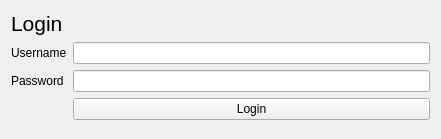
<?xml version="1.0" encoding="UTF-8"?>
<ui version="4.0">
 <class>Form</class>
 <widget class="QWidget" name="Form">
  <property name="geometry">
   <rect>
    <x>0</x>
    <y>0</y>
    <width>441</width>
    <height>139</height>
   </rect>
  </property>
  <property name="windowTitle">
   <string>Port - Login</string>
  </property>
  <property name="locale">
   <locale language="English" country="UnitedStates"/>
  </property>
  <layout class="QFormLayout" name="formLayout">
   <item row="0" column="0">
    <widget class="QLabel" name="label">
     <property name="font">
      <font>
       <pointsize>16</pointsize>
      </font>
     </property>
     <property name="text">
      <string>Login</string>
     </property>
    </widget>
   </item>
   <item row="1" column="0">
    <widget class="QLabel" name="label_2">
     <property name="text">
      <string>Username</string>
     </property>
    </widget>
   </item>
   <item row="2" column="0">
    <widget class="QLabel" name="label_3">
     <property name="text">
      <string>Password</string>
     </property>
    </widget>
   </item>
   <item row="1" column="1">
    <widget class="QLineEdit" name="editUsername"/>
   </item>
   <item row="2" column="1">
    <widget class="QLineEdit" name="editPassword">
     <property name="echoMode">
      <enum>QLineEdit::Password</enum>
     </property>
    </widget>
   </item>
   <item row="3" column="1">
    <widget class="QPushButton" name="buttonSubmit">
     <property name="text">
      <string>Login</string>
     </property>
    </widget>
   </item>
  </layout>
 </widget>
 <resources/>
 <connections/>
</ui>
